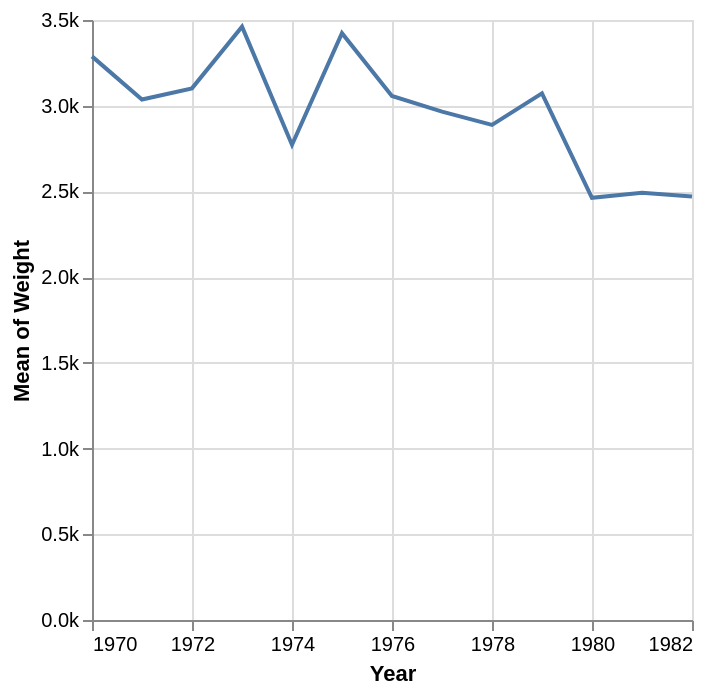

Write the Vega-Lite specification saved for this chart.
### Vega-Lite specification from a JSON file in a GitHub repository (floating-point values rounded to 4 significant figures; data arrays with more than 128 entries replaced by an {"elided": "..."} marker saying what was removed)
{"$schema": "https://vega.github.io/schema/vega-lite/v5.json", "mark": {"type": "line", "tooltip": true}, "encoding": {"y": {"field": "Weight", "type": "quantitative", "aggregate": "mean", "axis": {"format": "s"}}, "x": {"field": "Year", "type": "temporal"}}, "data": {"values": {"elided": "303 records"}, "format": {"parse": {"Year": "date"}}}}
